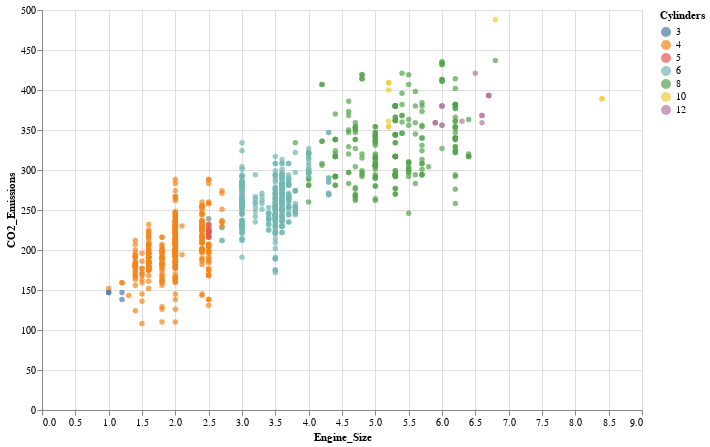

Notebook code for this chart:
### Markdown cell above
#### Exploratory Data Analysis for correlation between various features with the target feature (CO2_Emissions)

### Code cell
scatter_plot = alt.Chart(car).mark_circle().encode(
    x='Engine_Size',
    y='CO2_Emissions',
    color='Cylinders:N',
    tooltip=['Engine_Size', 'Cylinders', 'CO2_Emissions']
).properties(
    width=600,
    height=400
).interactive()

# Show the scatter plot
scatter_plot

### Figure 1 — Vega-Lite specification as saved in the notebook (floating-point values rounded to 4 significant figures; data arrays with more than 128 entries replaced by an {"elided": "..."} marker saying what was removed)
{"config": {"view": {"continuousWidth": 300, "continuousHeight": 300}}, "data": {"name": "data-06145dabbc32bfbb34302cf3688ab01f"}, "mark": {"type": "circle"}, "encoding": {"color": {"field": "Cylinders", "type": "nominal"}, "tooltip": [{"field": "Engine_Size", "type": "quantitative"}, {"field": "Cylinders", "type": "quantitative"}, {"field": "CO2_Emissions", "type": "quantitative"}], "x": {"field": "Engine_Size", "type": "quantitative"}, "y": {"field": "CO2_Emissions", "type": "quantitative"}}, "height": 400, "params": [{"name": "param_3", "select": {"type": "interval", "encodings": ["x", "y"]}, "bind": "scales"}], "width": 600, "$schema": "https://vega.github.io/schema/vega-lite/v5.16.3.json", "datasets": {"data-06145dabbc32bfbb34302cf3688ab01f": {"elided": "1067 records"}}}
